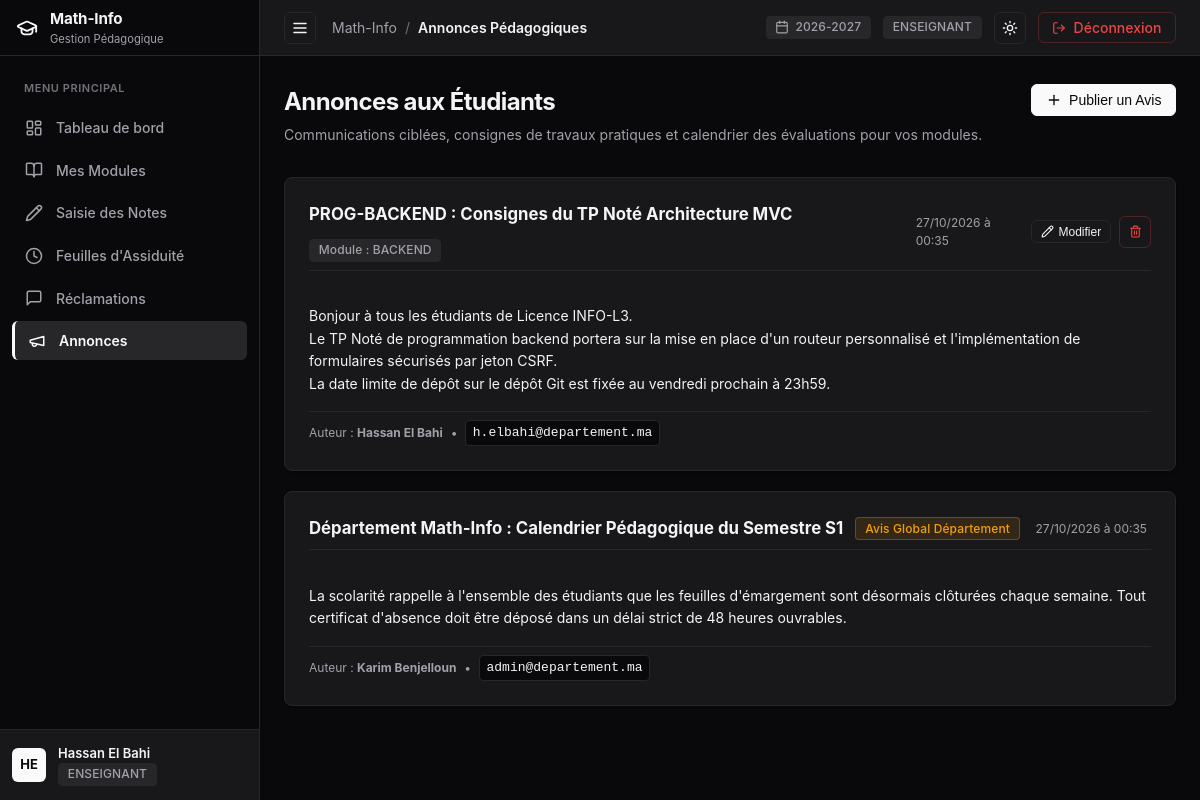
Screenshot of /enseignant/annonces (signed in) with the database file from the repository.
### tables this page shows
CREATE TABLE `utilisateurs` (
  `idUtilisateur` int NOT NULL AUTO_INCREMENT,
  `nom` varchar(100) NOT NULL,
  `prenom` varchar(100) NOT NULL,
  `email` varchar(150) NOT NULL,
  `motDePasse` varchar(255) NOT NULL,
  `role` enum('ADMIN','ENSEIGNANT','ETUDIANT') NOT NULL,
  `dateCreation` timestamp NULL DEFAULT CURRENT_TIMESTAMP,
  PRIMARY KEY (`idUtilisateur`),
  UNIQUE KEY `email` (`email`)
);

CREATE TABLE `annonces` (
  `idAnnonce` int NOT NULL AUTO_INCREMENT,
  `idAuteur` int NOT NULL,
  `titre` varchar(200) NOT NULL,
  `contenu` text NOT NULL,
  `datePublication` timestamp NULL DEFAULT CURRENT_TIMESTAMP,
  `portee` enum('GLOBALE','MODULE') NOT NULL DEFAULT 'GLOBALE',
  `idModule` int DEFAULT NULL,
  PRIMARY KEY (`idAnnonce`),
  KEY `idAuteur` (`idAuteur`),
  KEY `idModule` (`idModule`),
  CONSTRAINT `annonces_ibfk_1` FOREIGN KEY (`idAuteur`) REFERENCES `utilisateurs` (`idUtilisateur`) ON DELETE CASCADE,
  CONSTRAINT `annonces_ibfk_2` FOREIGN KEY (`idModule`) REFERENCES `modules` (`idModule`) ON DELETE CASCADE
);

CREATE TABLE `modules` (
  `idModule` int NOT NULL AUTO_INCREMENT,
  `code` varchar(20) NOT NULL,
  `intitule` varchar(150) NOT NULL,
  `semestre` enum('S1','S2','S3','S4') NOT NULL,
  `coefficient` float NOT NULL DEFAULT '1',
  `idFiliere` int NOT NULL,
  `idEnseignant` int DEFAULT NULL,
  PRIMARY KEY (`idModule`),
  UNIQUE KEY `code` (`code`),
  KEY `idFiliere` (`idFiliere`),
  KEY `idEnseignant` (`idEnseignant`),
  CONSTRAINT `modules_ibfk_1` FOREIGN KEY (`idFiliere`) REFERENCES `filieres` (`idFiliere`) ON DELETE CASCADE,
  CONSTRAINT `modules_ibfk_2` FOREIGN KEY (`idEnseignant`) REFERENCES `enseignants` (`idUtilisateur`) ON DELETE SET NULL
);

### src/Views/enseignant/annonces.php (the view, shortened to what the rows shown need)
<div style="margin-bottom: 2rem; display: flex; justify-content: space-between; align-items: flex-start; flex-wrap: wrap; gap: 1rem;">
  <div>
    <h1 style="font-size: 1.5rem; font-weight: 700; letter-spacing: -0.025em; color: var(--text-main); margin-bottom: 0.25rem;">
      Annonces aux Étudiants
    </h1>
    <p style="color: var(--text-muted); font-size: 0.875rem;">
      Communications ciblées, consignes de travaux pratiques et calendrier des évaluations pour vos modules.
    </p>
  </div>
  <button class="btn btn-primary" data-modal-open="createAnnonceModal">
    <?= Icon::get('plus', 16) ?>
    <span>Publier un Avis</span>
  </button>
</div>
<div style="display: flex; flex-direction: column; gap: 1.25rem;">
  <?php if (empty($annonces)): ?>
    <div class="card" style="text-align: center; padding: 3rem 1rem; color: var(--text-muted); font-size: 0.875rem;">
      <div style="margin-bottom: 0.5rem; color: var(--text-subtle);"><?= Icon::get('megaphone', 32) ?></div>
      Aucune annonce n'est active actuellement pour vos modules.
    </div>
  <?php else: ?>
    <?php foreach ($annonces as $a): ?>
      <div class="card">
        <div class="card-header" style="margin-bottom: 0.75rem; padding-bottom: 0.5rem;">
          <div style="display: flex; align-items: center; gap: 0.75rem; flex-wrap: wrap;">
            <span style="font-size: 1.05rem; font-weight: 700; color: var(--text-main);">
              <?= htmlspecialchars($a['titre']) ?>
            </span>
            <?php if ($a['portee'] === 'GLOBALE'): ?>
              <span class="badge badge-warning">Avis Global Département</span>
            <?php else: ?>
              <span class="badge badge-neutral">Module : <?= htmlspecialchars($a['module_code'] ?? 'Matière') ?></span>
            <?php endif; ?>
          </div>
          <div style="display: flex; align-items: center; gap: 0.5rem;">
            <span style="font-size: 0.75rem; color: var(--text-muted); margin-right: 0.25rem;">
              <?= date('d/m/Y à H:i', strtotime($a['datePublication'])) ?>
            </span>
            <?php if ((int)$a['idAuteur'] === (int)\App\Utils\Auth::id()): ?>
              <button
                type="button"
                class="btn btn-outline btn-sm edit-annonce-btn"
                data-id="<?= $a['idAnnonce'] ?>"
                data-titre="<?= htmlspecialchars($a['titre']) ?>"
                data-module="<?= (int)($a['idModule'] ?? 0) ?>"
                data-contenu="<?= htmlspecialchars($a['contenu']) ?>"
                title="Modifier l'annonce"
              >
                <?= Icon::get('pencil', 13) ?>
                <span>Modifier</span>
              </button>
              <form action="/enseignant/annonces/delete" method="POST" onsubmit="return confirm('Confirmer la suppression définitive de cette annonce ?');" style="display: inline;">
                <button type="submit" class="btn btn-destructive btn-sm btn-icon" title="Supprimer l'annonce">
                  <?= Icon::get('trash-2', 13) ?>
                </button>
              </form>
            <?php endif; ?>
          </div>
        </div>
        <div style="font-size: 0.875rem; color: var(--text-main); line-height: 1.6; white-space: pre-line; margin-bottom: 1rem;">
          <?= htmlspecialchars($a['contenu']) ?>
        </div>
        <div style="font-size: 0.75rem; color: var(--text-muted); display: flex; align-items: center; gap: 0.5rem; padding-top: 0.5rem; border-top: 1px solid var(--border);">
          <span>Auteur : <strong><?= htmlspecialchars($a['auteur_prenom'] . ' ' . $a['auteur_nom']) ?></strong></span>
          <span>•</span>
          <code><?= htmlspecialchars($a['auteur_email']) ?></code>
        </div>
      </div>
    <?php endforeach; ?>
  <?php endif; ?>
</div>
        <?= Icon::get('megaphone', 18) ?>

### src/Utils/Icon.php (shortened to what the rows shown need)
<?php
class Icon {
    public static function get(string $name, int $size = 16, string $extraClass = ''): string {
        $classAttr = 'lucide-icon' . ($extraClass !== '' ? ' ' . $extraClass : '');
        $svgAttrs = sprintf(
            'xmlns="http://www.w3.org/2000/svg" width="%d" height="%d" viewBox="0 0 24 24" fill="none" stroke="currentColor" stroke-width="2" stroke-linecap="round" stroke-linejoin="round" class="%s"',
            $size,
            $size,
            htmlspecialchars($classAttr)
        );
        switch ($name) {
            case 'graduation-cap':
                return "<svg {$svgAttrs}><path d=\"M21.42 10.922a1 1 0 0 0-.019-1.838L12.83 5.18a2 2 0 0 0-1.66 0L2.6 9.08a1 1 0 0 0 0 1.832l8.57 3.908a2 2 0 0 0 1.66 0z\"/><path d=\"M22 10v6\"/><path d=\"M6 12.5V16a6 3 0 0 0 12 0v-3.5\"/></svg>";
            case 'layout-dashboard':
                return "<svg {$svgAttrs}><rect width=\"7\" height=\"9\" x=\"3\" y=\"3\" rx=\"1\"/><rect width=\"7\" height=\"5\" x=\"14\" y=\"3\" rx=\"1\"/><rect width=\"7\" height=\"9\" x=\"14\" y=\"12\" rx=\"1\"/><rect width=\"7\" height=\"5\" x=\"3\" y=\"16\" rx=\"1\"/></svg>";
            case 'book-open':
                return "<svg {$svgAttrs}><path d=\"M12 7v14\"/><path d=\"M3 18a1 1 0 0 1-1-1V4a1 1 0 0 1 1-1h5a4 4 0 0 1 4 4 4 4 0 0 1 4-4h5a1 1 0 0 1 1 1v13a1 1 0 0 1-1 1h-6a3 3 0 0 0-3 3 3 3 0 0 0-3-3z\"/></svg>";
            case 'clock':
                return "<svg {$svgAttrs}><circle cx=\"12\" cy=\"12\" r=\"10\"/><polyline points=\"12 6 12 12 16 14\"/></svg>";
            case 'megaphone':
                return "<svg {$svgAttrs}><path d=\"m3 11 18-5v12L3 14v-3z\"/><path d=\"M11.6 16.8a3 3 0 1 1-5.8-1.6\"/></svg>";
            case 'calendar':
                return "<svg {$svgAttrs}><path d=\"M8 2v4\"/><path d=\"M16 2v4\"/><rect width=\"18\" height=\"18\" x=\"3\" y=\"4\" rx=\"2\"/><path d=\"M3 10h18\"/></svg>";
            case 'sun':
                return "<svg {$svgAttrs}><circle cx=\"12\" cy=\"12\" r=\"4\"/><path d=\"M12 2v2\"/><path d=\"M12 20v2\"/><path d=\"m4.93 4.93 1.41 1.41\"/><path d=\"m17.66 17.66 1.41 1.41\"/><path d=\"M2 12h2\"/><path d=\"M20 12h2\"/><path d=\"m6.34 17.66-1.41 1.41\"/><path d=\"m19.07 4.93-1.41 1.41\"/></svg>";
            case 'log-out':
                return "<svg {$svgAttrs}><path d=\"M9 21H5a2 2 0 0 1-2-2V5a2 2 0 0 1 2-2h4\"/><polyline points=\"16 17 21 12 16 7\"/><line x1=\"21\" x2=\"9\" y1=\"12\" y2=\"12\"/></svg>";
            case 'pencil':
                return "<svg {$svgAttrs}><path d=\"M21.174 6.812a1 1 0 0 0-3.986-3.987L3.842 16.174a2 2 0 0 0-.5.83l-1.321 4.352a.5.5 0 0 0 .623.622l4.353-1.32a2 2 0 0 0 .83-.497z\"/><path d=\"m15 5 4 4\"/></svg>";
            case 'trash-2':
                return "<svg {$svgAttrs}><path d=\"M3 6h18\"/><path d=\"M19 6v14c0 1-1 2-2 2H7c-1 0-2-1-2-2V6\"/><path d=\"M8 6V4c0-1 1-2 2-2h4c1 0 2 1 2 2v2\"/><line x1=\"10\" x2=\"10\" y1=\"11\" y2=\"17\"/><line x1=\"14\" x2=\"14\" y1=\"11\" y2=\"17\"/></svg>";
            case 'plus':
                return "<svg {$svgAttrs}><path d=\"M5 12h14\"/><path d=\"M12 5v14\"/></svg>";
            case 'x':
                return "<svg {$svgAttrs}><path d=\"M18 6 6 18\"/><path d=\"m6 6 12 12\"/></svg>";
            case 'menu':
                return "<svg {$svgAttrs}><line x1=\"4\" x2=\"20\" y1=\"12\" y2=\"12\"/><line x1=\"4\" x2=\"20\" y1=\"6\" y2=\"6\"/><line x1=\"4\" x2=\"20\" y1=\"18\" y2=\"18\"/></svg>";
            case 'message-square':
                return "<svg {$svgAttrs}><path d=\"M21 15a2 2 0 0 1-2 2H7l-4 4V5a2 2 0 0 1 2-2h14a2 2 0 0 1 2 2z\"/></svg>";
        }
    }
}

### src/Views/layout/main.php (shortened to what the rows shown need)
<?php
$currentUser = Auth::user();
$currentRole = Auth::role();
$activeNav = $activeNav ?? 'dashboard';
?>
<!DOCTYPE html>
<html lang="fr" data-theme="dark">
<head>
  <link rel="stylesheet" href="/css/style.css">
</head>
<body class="app-shell">
  <aside id="sidebar" class="sidebar">
    <div class="sidebar-header">
      <a href="/" class="sidebar-brand">
        <span class="brand-icon"><?= Icon::get('graduation-cap', 22) ?></span>
        <div class="brand-text">
          <span class="brand-name">Math-Info</span>
          <span class="brand-sub">Gestion Pédagogique</span>
        </div>
      </a>
    </div>
    <nav class="sidebar-nav">
      <div class="nav-section-title">Menu Principal</div>
      <?php if ($currentRole === 'ADMIN'): ?>
        <a href="/admin/dashboard" class="nav-item <?= $activeNav === 'dashboard' ? 'active' : '' ?>">
          <span class="nav-icon"><?= Icon::get('layout-dashboard', 18) ?></span>
          <span class="nav-label">Tableau de bord</span>
        </a>
        <a href="/admin/filieres" class="nav-item <?= $activeNav === 'filieres' ? 'active' : '' ?>">
          <span class="nav-icon"><?= Icon::get('landmark', 18) ?></span>
          <span class="nav-label">Filières</span>
        </a>
        <a href="/admin/modules" class="nav-item <?= $activeNav === 'modules' ? 'active' : '' ?>">
          <span class="nav-icon"><?= Icon::get('book-open', 18) ?></span>
          <span class="nav-label">Modules</span>
        </a>
        <a href="/admin/utilisateurs" class="nav-item <?= $activeNav === 'utilisateurs' ? 'active' : '' ?>">
          <span class="nav-icon"><?= Icon::get('users', 18) ?></span>
          <span class="nav-label">Utilisateurs</span>
        </a>
        <a href="/admin/inscriptions" class="nav-item <?= $activeNav === 'inscriptions' ? 'active' : '' ?>">
          <span class="nav-icon"><?= Icon::get('clipboard-list', 18) ?></span>
          <span class="nav-label">Inscriptions</span>
        </a>
        <a href="/admin/annonces" class="nav-item <?= $activeNav === 'annonces' ? 'active' : '' ?>">
          <span class="nav-icon"><?= Icon::get('megaphone', 18) ?></span>
          <span class="nav-label">Annonces</span>
        </a>
        <a href="/admin/audit" class="nav-item <?= $activeNav === 'audit' ? 'active' : '' ?>">
          <span class="nav-icon"><?= Icon::get('shield-check', 18) ?></span>
          <span class="nav-label">Journal d'Audit</span>
        </a>
        <a href="/admin/reclamations" class="nav-item <?= $activeNav === 'reclamations' ? 'active' : '' ?>">
          <span class="nav-icon"><?= Icon::get('message-square', 18) ?></span>
          <span class="nav-label">Réclamations</span>
        </a>
      <?php elseif ($currentRole === 'ENSEIGNANT'): ?>
        <a href="/enseignant/dashboard" class="nav-item <?= $activeNav === 'dashboard' ? 'active' : '' ?>">
          <span class="nav-icon"><?= Icon::get('layout-dashboard', 18) ?></span>
          <span class="nav-label">Tableau de bord</span>
        </a>
        <a href="/enseignant/modules" class="nav-item <?= $activeNav === 'modules' ? 'active' : '' ?>">
          <span class="nav-icon"><?= Icon::get('book-open', 18) ?></span>
          <span class="nav-label">Mes Modules</span>
        </a>
        <a href="/enseignant/notes" class="nav-item <?= $activeNav === 'notes' ? 'active' : '' ?>">
          <span class="nav-icon"><?= Icon::get('pencil', 18) ?></span>
          <span class="nav-label">Saisie des Notes</span>
        </a>
        <a href="/enseignant/seances" class="nav-item <?= $activeNav === 'seances' ? 'active' : '' ?>">
          <span class="nav-icon"><?= Icon::get('clock', 18) ?></span>
          <span class="nav-label">Feuilles d'Assiduité</span>
        </a>
        <a href="/enseignant/reclamations" class="nav-item <?= $activeNav === 'reclamations' ? 'active' : '' ?>">
          <span class="nav-icon"><?= Icon::get('message-square', 18) ?></span>
          <span class="nav-label">Réclamations</span>
        </a>
        <a href="/enseignant/annonces" class="nav-item <?= $activeNav === 'annonces' ? 'active' : '' ?>">
          <span class="nav-icon"><?= Icon::get('megaphone', 18) ?></span>
          <span class="nav-label">Annonces</span>
        </a>
      <?php endif; ?>
    </nav>
    <div class="sidebar-footer">
      <div class="user-profile-widget">
        <div class="user-avatar">
          <?= strtoupper(substr($currentUser ? $currentUser->getPrenom() : 'U', 0, 1) . substr($currentUser ? $currentUser->getNom() : 'S', 0, 1)) ?>
        </div>
        <div class="user-meta">
          <span class="user-name"><?= htmlspecialchars($currentUser ? $currentUser->getNomComplet() : 'Utilisateur') ?></span>
          <span class="user-role-badge badge badge-neutral"><?= htmlspecialchars($currentRole ?? '') ?></span>
        </div>
      </div>
    </div>
  </aside>
  <div class="main-wrapper">
    <header class="app-topbar">
      <div class="topbar-left">
        <button id="sidebarToggle" class="btn btn-icon sidebar-toggle-btn-topbar" title="Basculer le menu" aria-label="Menu">
          <?= Icon::get('menu', 18) ?>
        </button>
        <div class="breadcrumb">
          <span class="breadcrumb-root">Math-Info</span>
          <span class="breadcrumb-sep">/</span>
          <span class="breadcrumb-current"><?= htmlspecialchars($title ?? 'Dashboard') ?></span>
        </div>
      </div>
      <div class="topbar-right">
        <div class="badge badge-neutral" title="Année Universitaire en cours">
          <?= Icon::get('calendar', 14) ?>
          <span>2026-2027</span>
        </div>
        <?php if ($currentRole === 'ADMIN'): ?>
          <span class="badge badge-warning">ADMIN</span>
        <?php elseif ($currentRole === 'ENSEIGNANT'): ?>
          <span class="badge badge-neutral">ENSEIGNANT</span>
        <?php else: ?>
          <span class="badge badge-neutral">ÉTUDIANT</span>
        <?php endif; ?>
        <button id="themeToggle" class="btn btn-icon" title="Basculer Mode Clair/Sombre" aria-label="Basculer Thème">
          <span id="themeIcon"><?= Icon::get('sun', 16) ?></span>
        </button>
        <a href="/logout" class="btn btn-destructive" title="Déconnexion">
          <?= Icon::get('log-out', 14) ?>
          <span class="desktop-only">Déconnexion</span>
        </a>
      </div>
    </header>
    <main class="page-content">
      <div class="content-container">
        <?= $content ?>
      </div>
    </main>
  </div>
</body>
</html>

### rows the page displays
utilisateurs: prenom+nom "HE", prenom+nom "Hassan El Bahi"
annonces: titre "PROG-BACKEND : Consignes du TP Noté Architecture MVC", idModule.code "BACKEND", datePublication "27/10/2026 à 00:35", contenu "Bonjour à tous les étudiants de Licence INFO-L3. Le TP Noté de programmation backend portera sur la mise en place d'un routeur personnalisé et l'implémentation de formulaires sécurisés par jeton CSRF. La date limite de dépôt sur le dépôt Git est fixée au vendredi prochain à 23h59.", idAuteur.nom "Hassan El Bahi", idAuteur.email "h.elbahi@departement.ma"
annonces: titre "Département Math-Info : Calendrier Pédagogique du Semestre S1", portee "Avis Global Département", datePublication "27/10/2026 à 00:35", contenu "La scolarité rappelle à l'ensemble des étudiants que les feuilles d'émargement sont désormais clôturées chaque semaine. Tout certificat d'absence doit être déposé dans un délai strict de 48 heures ouvrables.", idAuteur.nom "Karim Benjelloun", idAuteur.email "admin@departement.ma"

### other values shown
$currentRole "ENSEIGNANT"
$title "Annonces Pédagogiques"
